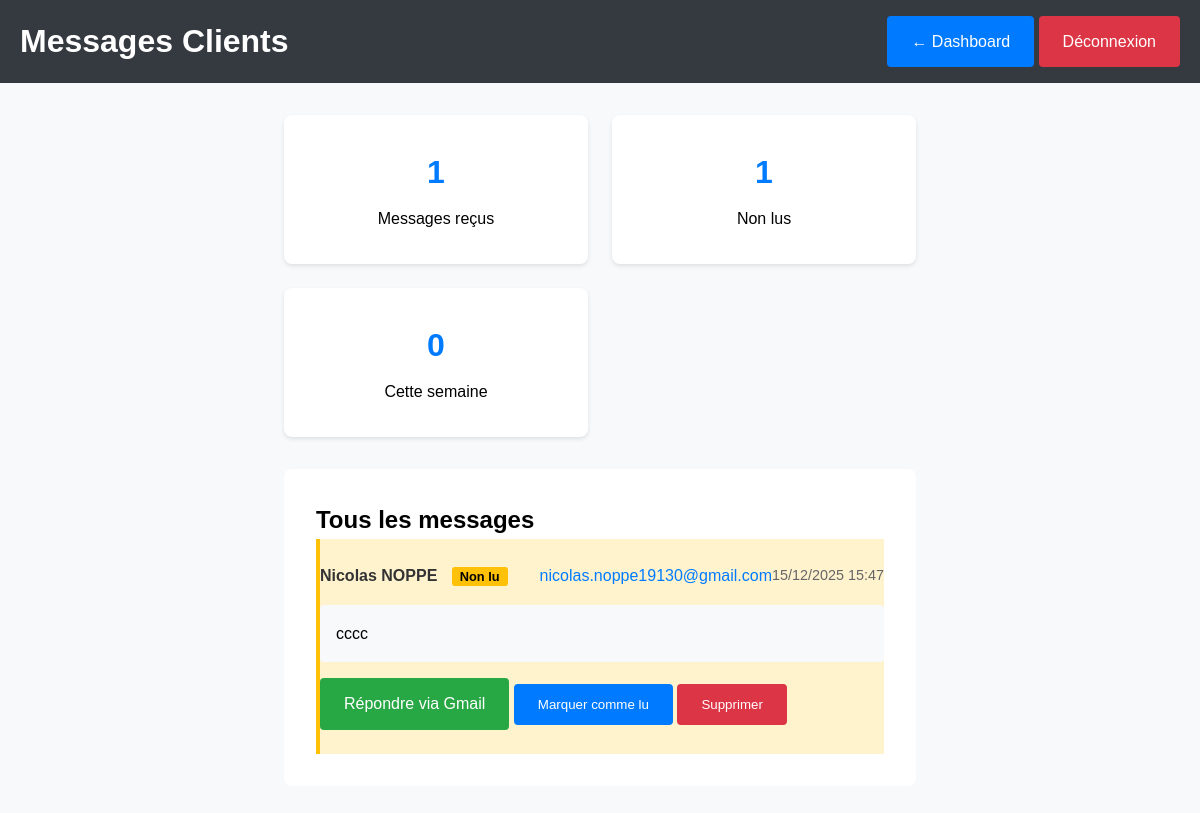
Page /admin/messages.php (signed in) on the committed database.
### tables this page shows
CREATE TABLE `contacts` (
  `id` int(11) NOT NULL AUTO_INCREMENT,
  `nom` varchar(100) NOT NULL,
  `email` varchar(100) NOT NULL,
  `message` text NOT NULL,
  `date_creation` timestamp NOT NULL DEFAULT current_timestamp(),
  `lu` tinyint(1) DEFAULT 0,
  PRIMARY KEY (`id`)
);

### admin/messages.php (the view, shortened to what this page needs)
<?php
require_once '../config.php';
try {
    $messages = $pdo->query("SELECT * FROM contacts ORDER BY date_creation DESC")->fetchAll();
} catch(Exception $e) {
    $messages = [];
}
?>
<!DOCTYPE html>
<html lang="fr" class="admin-page">
<head>
    <link rel="stylesheet" href="../assets/style.css">
</head>
<body>
    <header class="admin-header">
        <div class="container">
            <h1>Messages Clients</h1>
            <div>
                <a href="dashboard.php" class="admin-btn">← Dashboard</a>
                <a href="logout.php" class="admin-btn btn-danger">Déconnexion</a>
            </div>
        </div>
    </header>
    <div class="admin-container">
        <div class="stats">
            <div class="stat-card">
                <h3><?php echo count($messages); ?></h3>
                <p>Messages reçus</p>
            </div>
            <div class="stat-card">
                <h3><?php echo count(array_filter($messages, function($m) { return isset($m['lu']) && $m['lu'] == 0; })); ?></h3>
                <p>Non lus</p>
            </div>
            <div class="stat-card">
                <h3><?php echo count(array_filter($messages, function($m) { return strtotime($m['date_creation']) > strtotime('-7 days'); })); ?></h3>
                <p>Cette semaine</p>
            </div>
        </div>
        <div class="messages-list">
            <h2>Tous les messages</h2>
            <?php if ($messages): ?>
                <?php foreach ($messages as $msg): ?>
                <div class="message-item" style="<?php echo (isset($msg['lu']) && $msg['lu'] == 0) ? 'background: #fff3cd; border-left: 4px solid #ffc107;' : ''; ?>">
                    <div class="message-header">
                        <div class="message-info">
                            <div class="message-name">
                                <?php echo htmlspecialchars($msg['nom']); ?>
                                <?php if (isset($msg['lu']) && $msg['lu'] == 0): ?>
                                    <span style="background: #ffc107; color: #000; padding: 2px 8px; border-radius: 3px; font-size: 0.8rem; margin-left: 10px;">Non lu</span>
                                <?php endif; ?>
                            </div>
                            <div class="message-email"><?php echo htmlspecialchars($msg['email']); ?></div>
                        </div>
                        <div class="message-date"><?php echo date('d/m/Y H:i', strtotime($msg['date_creation'])); ?></div>
                    </div>
                    <div class="message-content">
                        <?php echo nl2br(htmlspecialchars($msg['message'])); ?>
                    </div>
                    <div>
                        <a href="https://mail.google.com/mail/?view=cm&fs=1&to=<?php echo urlencode($msg['email']); ?>&su=<?php echo urlencode('Re: Votre message'); ?>&body=<?php echo urlencode('Bonjour ' . $msg['nom'] . ',\n\n'); ?>" target="_blank" class="admin-btn btn-success">Répondre via Gmail</a>
                        <?php if (isset($msg['lu']) && $msg['lu'] == 0): ?>
                        <form method="post" style="display: inline;">
                            <button type="submit" class="admin-btn">Marquer comme lu</button>
                        </form>
                        <?php endif; ?>
                        <form method="post" style="display: inline;">
                            <button type="submit" class="admin-btn btn-danger" onclick="return confirm('Supprimer ?')">Supprimer</button>
                        </form>
                    </div>
                </div>
                <?php endforeach; ?>
            <?php else: ?>
                <p>Aucun message reçu.</p>
            <?php endif; ?>
        </div>
    </div>
</body>
</html>

### assets/style.css (style rules this page uses)
* { margin: 0; padding: 0; box-sizing: border-box; }
body { font-family: Arial, sans-serif; line-height: 1.6; min-height: 100vh; display: flex; flex-direction: column; }
.container { max-width: 1200px; margin: 0 auto; padding: 0 20px; }
header { background: #333; color: white; padding: 1rem 0; }
body { font-family: Arial, sans-serif; }
.admin-page body { font-family: Arial, sans-serif; margin: 0; background: #f8f9fa; }
.admin-header { background: #343a40; color: white; padding: 1rem 0; }
.admin-header .container { max-width: 1200px; margin: 0 auto; padding: 0 20px; display: flex; justify-content: space-between; align-items: center; }
.admin-container { max-width: 1200px; margin: 0 auto; padding: 2rem 20px; }
.stats { display: grid; grid-template-columns: repeat(auto-fit, minmax(200px, 1fr)); gap: 1.5rem; margin-bottom: 2rem; }
.stat-card { background: white; padding: 2rem; border-radius: 8px; text-align: center; box-shadow: 0 2px 4px rgba(0,0,0,0.1); }
.stat-card h3 { font-size: 2rem; color: #007bff; margin-bottom: 0.5rem; }
.admin-btn { padding: 0.8rem 1.5rem; background: #007bff; color: white; border: none; border-radius: 4px; cursor: pointer; text-decoration: none; display: inline-block; }
.btn-danger { background: #dc3545; }
.btn-success { background: #28a745; }
.pc-list, .actualites-list, .messages-list { background: white; padding: 2rem; border-radius: 8px; }
.actualite-item, .message-item { border-bottom: 1px solid #eee; padding: 1.5rem 0; }
.actualite-item:last-child, .message-item:last-child { border-bottom: none; }
.actualite-header, .message-header { display: flex; justify-content: space-between; align-items: center; margin-bottom: 1rem; }
.actualite-title, .message-name { font-weight: bold; color: #333; }
.actualite-date, .message-date { color: #666; font-size: 0.9rem; }
.message-info { display: flex; gap: 2rem; }
.message-email { color: #007bff; }
.message-content { background: #f8f9fa; padding: 1rem; border-radius: 4px; margin-bottom: 1rem; }

### rows in the picture
contacts: lu "1", nom "Nicolas NOPPE", shows "Non lu", email "nicolas.noppe19130@gmail.com", date_creation "15/12/2025 15:47", message "cccc"

### other values in the picture
count($messages) "1"
